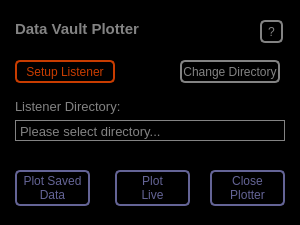
<?xml version="1.0" encoding="UTF-8"?>
<ui version="4.0">
 <class>Dialog</class>
 <widget class="QDialog" name="Dialog">
  <property name="geometry">
   <rect>
    <x>0</x>
    <y>0</y>
    <width>300</width>
    <height>225</height>
   </rect>
  </property>
  <property name="minimumSize">
   <size>
    <width>300</width>
    <height>225</height>
   </size>
  </property>
  <property name="maximumSize">
   <size>
    <width>300</width>
    <height>225</height>
   </size>
  </property>
  <property name="contextMenuPolicy">
   <enum>Qt::NoContextMenu</enum>
  </property>
  <property name="windowTitle">
   <string>Data Vault Plotter</string>
  </property>
  <property name="styleSheet">
   <string notr="true">#Dialog{
	background-color: rgb(0, 0, 0);}</string>
  </property>
  <widget class="QLabel" name="label">
   <property name="geometry">
    <rect>
     <x>15</x>
     <y>20</y>
     <width>134</width>
     <height>18</height>
    </rect>
   </property>
   <property name="text">
    <string>&lt;html&gt;&lt;head/&gt;&lt;body&gt;&lt;p&gt;&lt;span style=&quot; font-size:11pt; font-weight:600; color:#838383;&quot;&gt;Data Vault Plotter&lt;/span&gt;&lt;/p&gt;&lt;/body&gt;&lt;/html&gt;</string>
   </property>
  </widget>
  <widget class="QPushButton" name="listen">
   <property name="geometry">
    <rect>
     <x>15</x>
     <y>60</y>
     <width>100</width>
     <height>23</height>
    </rect>
   </property>
   <property name="styleSheet">
    <string notr="true">QPushButton:pressed#listen{
color:black;
background-color:rgb(200,60,0);
border: 2px solid rgb(200,60,0);
border-radius: 5px
}

QPushButton#listen{
color:rgb(200,60,0);
background-color:black;
border: 2px solid rgb(200,60,0);
border-radius: 5px
}</string>
   </property>
   <property name="text">
    <string>Setup Listener</string>
   </property>
  </widget>
  <widget class="QPushButton" name="plotSavedBtn">
   <property name="enabled">
    <bool>false</bool>
   </property>
   <property name="geometry">
    <rect>
     <x>15</x>
     <y>170</y>
     <width>75</width>
     <height>36</height>
    </rect>
   </property>
   <property name="toolTip">
    <string>Functionality disabled for now. Plot Live will pull up previous datasets if needed.</string>
   </property>
   <property name="styleSheet">
    <string notr="true">QPushButton:pressed#plotSavedBtn{
color:black;
background-color:rgb(100,100,150);
border: 2px solid rgb(100,100,150);
border-radius: 5px
}

QPushButton#plotSavedBtn{
color:rgb(100,100,150);
background-color:black;
border: 2px solid rgb(100,100,150);
border-radius: 5px
}</string>
   </property>
   <property name="text">
    <string>Plot Saved
Data</string>
   </property>
  </widget>
  <widget class="QPushButton" name="helpBtn">
   <property name="geometry">
    <rect>
     <x>260</x>
     <y>20</y>
     <width>23</width>
     <height>23</height>
    </rect>
   </property>
   <property name="styleSheet">
    <string notr="true">QPushButton:pressed#helpBtn{
color:black;
background-color:rgb(131,131,131);
border: 2px solid rgb(131,131,131);
border-radius: 5px
}

QPushButton#helpBtn{
color:rgb(131,131,131);
background-color:black;
border: 2px solid rgb(131,131,131);
border-radius: 5px
}</string>
   </property>
   <property name="text">
    <string>?</string>
   </property>
  </widget>
  <widget class="QLabel" name="label_2">
   <property name="geometry">
    <rect>
     <x>15</x>
     <y>99</y>
     <width>105</width>
     <height>16</height>
    </rect>
   </property>
   <property name="text">
    <string>&lt;html&gt;&lt;head/&gt;&lt;body&gt;&lt;p&gt;&lt;span style=&quot; font-size:10pt; color:#838383;&quot;&gt;Listener Directory:&lt;/span&gt;&lt;/p&gt;&lt;/body&gt;&lt;/html&gt;</string>
   </property>
  </widget>
  <widget class="QLabel" name="listenDir">
   <property name="geometry">
    <rect>
     <x>20</x>
     <y>124</y>
     <width>140</width>
     <height>16</height>
    </rect>
   </property>
   <property name="text">
    <string>&lt;html&gt;&lt;head/&gt;&lt;body&gt;&lt;p&gt;&lt;span style=&quot; font-size:10pt; color:#838383;&quot;&gt;Please select directory...&lt;/span&gt;&lt;/p&gt;&lt;/body&gt;&lt;/html&gt;</string>
   </property>
  </widget>
  <widget class="Line" name="line">
   <property name="geometry">
    <rect>
     <x>15</x>
     <y>139</y>
     <width>270</width>
     <height>3</height>
    </rect>
   </property>
   <property name="styleSheet">
    <string notr="true">color: rgb(131, 131, 131);</string>
   </property>
   <property name="frameShadow">
    <enum>QFrame::Plain</enum>
   </property>
   <property name="lineWidth">
    <number>1</number>
   </property>
   <property name="orientation">
    <enum>Qt::Horizontal</enum>
   </property>
  </widget>
  <widget class="Line" name="line_2">
   <property name="geometry">
    <rect>
     <x>15</x>
     <y>119</y>
     <width>270</width>
     <height>3</height>
    </rect>
   </property>
   <property name="styleSheet">
    <string notr="true">color: rgb(131, 131, 131);</string>
   </property>
   <property name="frameShadow">
    <enum>QFrame::Plain</enum>
   </property>
   <property name="lineWidth">
    <number>1</number>
   </property>
   <property name="orientation">
    <enum>Qt::Horizontal</enum>
   </property>
  </widget>
  <widget class="Line" name="line_3">
   <property name="geometry">
    <rect>
     <x>283</x>
     <y>120</y>
     <width>3</width>
     <height>20</height>
    </rect>
   </property>
   <property name="styleSheet">
    <string notr="true">color: rgb(131, 131, 131);</string>
   </property>
   <property name="frameShadow">
    <enum>QFrame::Plain</enum>
   </property>
   <property name="orientation">
    <enum>Qt::Vertical</enum>
   </property>
  </widget>
  <widget class="Line" name="line_4">
   <property name="geometry">
    <rect>
     <x>14</x>
     <y>120</y>
     <width>3</width>
     <height>20</height>
    </rect>
   </property>
   <property name="styleSheet">
    <string notr="true">color: rgb(131, 131, 131);</string>
   </property>
   <property name="frameShadow">
    <enum>QFrame::Plain</enum>
   </property>
   <property name="orientation">
    <enum>Qt::Vertical</enum>
   </property>
  </widget>
  <widget class="QPushButton" name="changeDir">
   <property name="geometry">
    <rect>
     <x>180</x>
     <y>60</y>
     <width>100</width>
     <height>23</height>
    </rect>
   </property>
   <property name="styleSheet">
    <string notr="true">QPushButton:pressed#changeDir{
color:black;
background-color:rgb(131,131,131);
border: 2px solid rgb(131,131,131);
border-radius: 5px
}

QPushButton#changeDir{
color:rgb(131,131,131);
background-color:black;
border: 2px solid rgb(131,131,131);
border-radius: 5px
}</string>
   </property>
   <property name="text">
    <string>Change Directory</string>
   </property>
  </widget>
  <widget class="QPushButton" name="closeWin">
   <property name="geometry">
    <rect>
     <x>210</x>
     <y>170</y>
     <width>75</width>
     <height>36</height>
    </rect>
   </property>
   <property name="styleSheet">
    <string notr="true">QPushButton:pressed#closeWin{
color:black;
background-color:rgb(100,100,150);
border: 2px solid rgb(100,100,150);
border-radius: 5px
}

QPushButton#closeWin{
color:rgb(100,100,150);
background-color:black;
border: 2px solid rgb(100,100,150);
border-radius: 5px
}</string>
   </property>
   <property name="text">
    <string>Close
Plotter</string>
   </property>
  </widget>
  <widget class="QPushButton" name="plotLive">
   <property name="geometry">
    <rect>
     <x>115</x>
     <y>170</y>
     <width>75</width>
     <height>36</height>
    </rect>
   </property>
   <property name="styleSheet">
    <string notr="true">QPushButton:pressed#plotLive{
color:black;
background-color:rgb(100,100,150);
border: 2px solid rgb(100,100,150);
border-radius: 5px
}

QPushButton#plotLive{
color:rgb(100,100,150);
background-color:black;
border: 2px solid rgb(100,100,150);
border-radius: 5px
}</string>
   </property>
   <property name="text">
    <string>Plot
Live</string>
   </property>
  </widget>
 </widget>
 <resources>
  <include location="Resources/dvPlotterResources.qrc"/>
 </resources>
 <connections/>
</ui>
